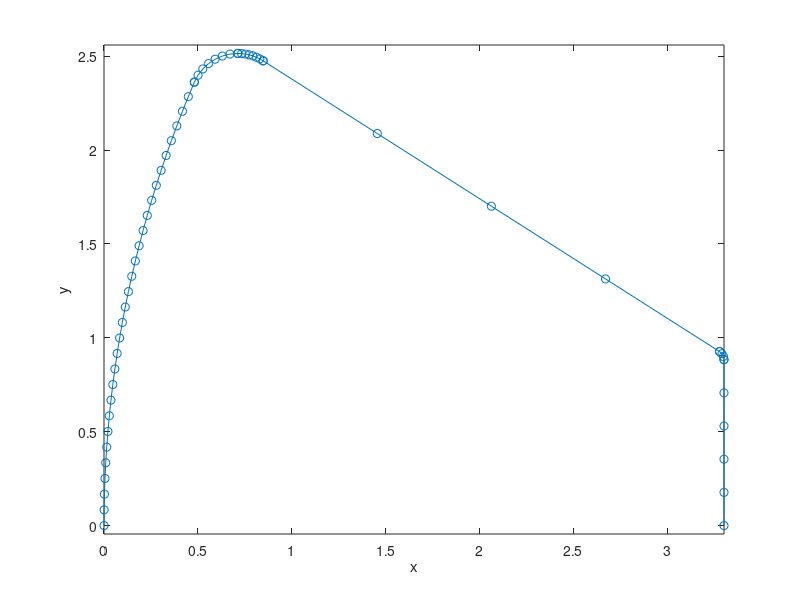
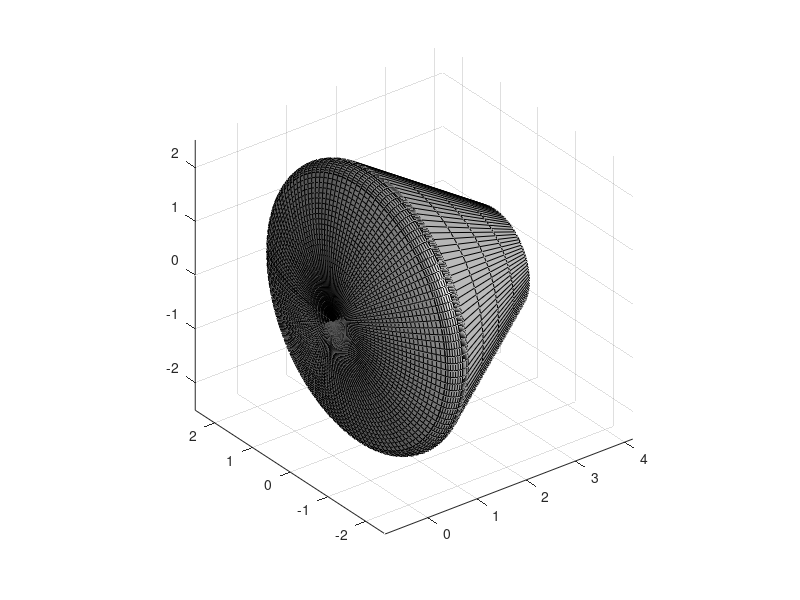
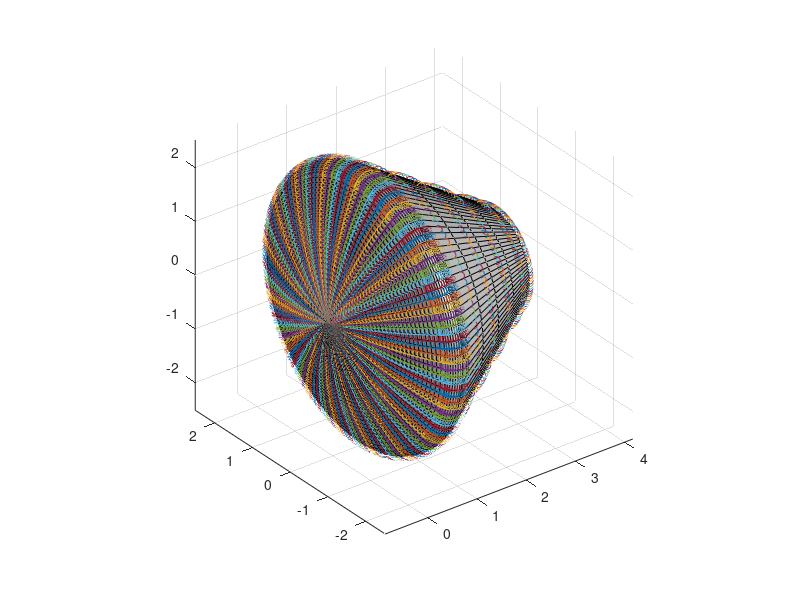
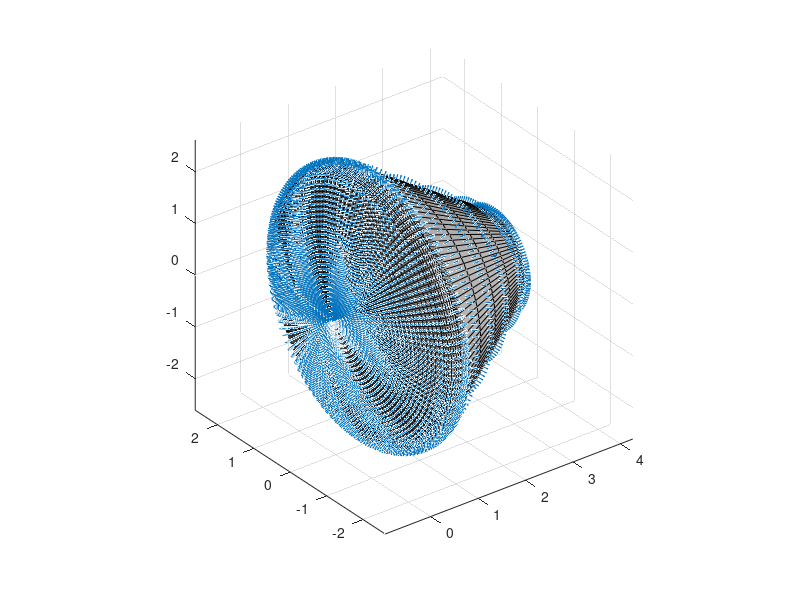

Reproduce these figures in MATLAB, in order. (Note: this script raises an error after producing the figures.)
%   Nsphere.m:  Matlab M-file to compute the drag coefficient on a sphere
%   using Newtonian theory for hypersonic flow.
%
%   The sphere is centered on (x,y,z) = (1,0,0).  The "leading edge"
%   is at (x,y,z) = (0,0,0) and the trailing edge is at (x,y,z) = (2,0,0).
%   The reference area for the drag coefficient is the cross sectional
%   area of the sphere.
%
clear all;
close all;
clc;
Rb = 2.5146;
%
%...Define the outer mold line
%
%   (x0,y0) define the center of the circle defining the arc
%   (x1,y1) define the start of the circular arc
%   (x2,y2) define the end of the circular arc
%
Rn = 6.035;
x0 = Rn;
y0 = 0.0;
x1 = 0.0;
y1 = 0.0;
x2 = 0.4812;
y2 = 2.3615;
npts = 30;
theta1 = atan2(y1-y0,x1-x0);
theta2 = atan2(y2-y0,x2-x0);
theta = linspace(theta1,theta2,npts);
x = x0 + Rn*cos(theta);
y = y0 + Rn*sin(theta);

Rs = 0.2515;
x0 = 0.7126;
y0 = 2.5146 - Rs;
x1 = 0.4812;
y1 = 2.3615;
x2 = 0.7126;
y2 = 2.5146;
npts = 8;
theta1 = atan2(y1-y0,x1-x0);
theta2 = atan2(y2-y0,x2-x0);
theta = linspace(theta1,theta2,npts);
x = [x, x0 + Rs*cos(theta)];
y = [y, y0 + Rs*sin(theta)];

Rs = 0.2515;
x0 = 0.7126;
y0 = 2.5146 - Rs;
x1 = 0.7126;
y1 = 2.5146;
x2 = 0.8477;
y2 = 2.4752;
npts = 8;
theta1 = atan2(y1-y0,x1-x0);
theta2 = atan2(y2-y0,x2-x0);
theta = linspace(theta1,theta2,npts);
x = [x, x0 + Rs*cos(theta)];
y = [y, y0 + Rs*sin(theta)];

x1 = 0.8477;
y1 = 2.4752;
x2 = 3.2785;
y2 = 0.9266;
npts = 5;
theta1 = linspace(x1, x2, npts);
theta2 = linspace(y1, y2, npts);
x = [x, theta1];
y = [y, theta2];

Ras = 0.0508;
x0 = 3.251;
y0 = 0.884;
x1 = 3.2785;
y1 = 0.9266;
x2 = 3.3020;
y2 = 0.8838;
npts = 4;
theta1 = atan2(y1-y0,x1-x0);
theta2 = atan2(y2-y0,x2-x0);
theta = linspace(theta1,theta2,npts);
x = [x, x0 + Ras*cos(theta)];
y = [y, y0 + Ras*sin(theta)];

x1 = 3.3020;
y1 = 0.8838;
x2 = 3.3020;
y2 = 0;
npts = 6;
theta1 = linspace(x1, x2, npts);
theta2 = linspace(y1, y2, npts);
x = [x, theta1];
y = [y, theta2];
ni = length(x);
%
%...Plot the outer mold line
%
figure(1)
plot(x,y,'-o')
axis('equal')
xlabel('x')
ylabel('y')
%
%...Define the axisymmetric surface generated from the mold line
%
nj = 2*ni-1;
tt = linspace(0,2*pi,nj);
for i=1:ni
for j=1:nj
   xx(i,j) = x(i);
   rr(i,j) = y(i);
   yy(i,j) = rr(i,j)*cos(tt(j));
   zz(i,j) = rr(i,j)*sin(tt(j));
end
end
%
figure(2)
surfl(xx,yy,zz)
colormap(gray)
axis('equal')
%
%...Define the ceters of each surface panel
%
for i=1:ni-1
for j=1:nj-1
   xm(i,j) = 0.25*(xx(i,j)+xx(i+1,j)+xx(i,j+1)+xx(i+1,j+1));
   ym(i,j) = 0.25*(yy(i,j)+yy(i+1,j)+yy(i,j+1)+yy(i+1,j+1));
   zm(i,j) = 0.25*(zz(i,j)+zz(i+1,j)+zz(i,j+1)+zz(i+1,j+1));
end
end
%
figure(3)
surfl(xx,yy,zz)
colormap(gray)
hold on
plot3(xm,ym,zm,'o')
axis('equal')
%
%...Define the unit normal vectors in the middle of each panel
%
for i=1:ni-1
for j=1:nj-1
   ux = xx(i+1,j+1) - xx(i,j);
   uy = yy(i+1,j+1) - yy(i,j);
   uz = zz(i+1,j+1) - zz(i,j);
   vx = xx(i,j+1) - xx(i+1,j);
   vy = yy(i,j+1) - yy(i+1,j);
   vz = zz(i,j+1) - zz(i+1,j);
   nx(i,j) = uy*vz - uz*vy;
   ny(i,j) = uz*vx - ux*vz;
   nz(i,j) = ux*vy - uy*vx;
   nn = sqrt(nx(i,j)^2+ny(i,j)^2+nz(i,j)^2);
   nx(i,j) = - nx(i,j)/nn;
   ny(i,j) = - ny(i,j)/nn;
   nz(i,j) = - nz(i,j)/nn;
end
end
%
figure(4)
quiver3(xm,ym,zm,nx,ny,nz,1.0)
hold on
surfl(xx,yy,zz)
colormap(gray)
axis('equal')
hold off
%
%...Compute and plot Cp
%
for i=1:ni-1
for j=1:nj-1
   ndotfree = -nx(i,j);
   if ndotfree > 0,
      cp(i,j) = 2*ndotfree^2;
   else
      cp(i,j) = 0.0;
   end
end
end
%
figure(5)
% surf(xm,ym,zm,cp)
surf(xx,yy,zz,cp)
colormap('default')
colorbar
axis('equal')
%
%...Compute the drag coefficient
%
Aref = pi*Rb^2;
cd = 0.0;
for i=1:ni-1
for j=1:nj-1
%......find the area of the panel
   dl1 = sqrt((xx(i,j)-xx(i+1,j))^2 ...
       + (yy(i,j)-yy(i+1,j))^2 ...
       + (zz(i,j)-zz(i+1,j))^2);
   dl2 = 0.5*(sqrt((xx(i,j)-xx(i,j+1))^2 ...
       + (yy(i,j)-yy(i,j+1))^2 ...
       + (zz(i,j)-zz(i,j+1))^2) ...
       + sqrt((xx(i+1,j)-xx(i+1,j+1))^2 ...
       + (yy(i+1,j)-yy(i+1,j+1))^2 ...
       + (zz(i+1,j)-zz(i+1,j+1))^2));
   ds = dl1.*dl2;
   ndotfree = -nx(i,j);
   cd = cd + cp(i,j).*ndotfree.*ds./Aref;
end
end
disp(['Drag coefficient = ',num2str(cd)]);
